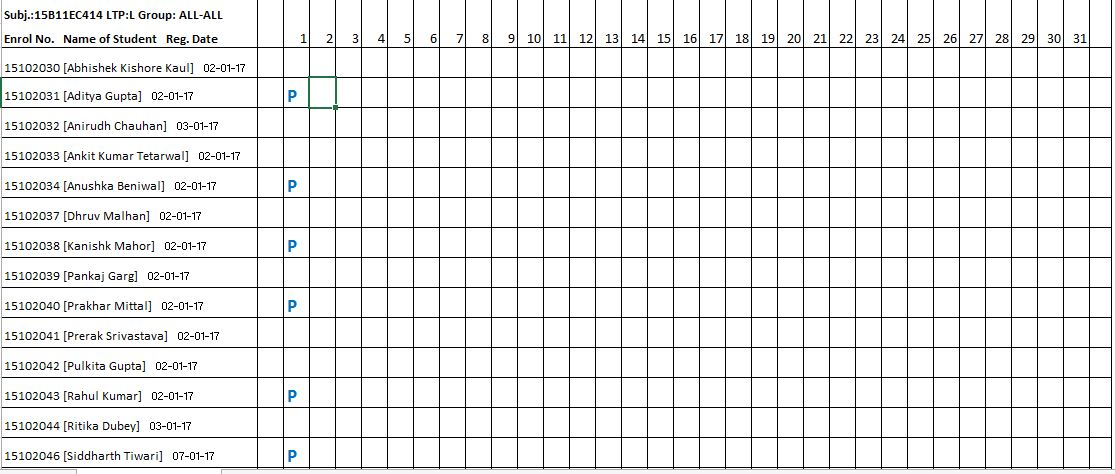
#> input picture midEval2/images/1.JPG, 1115 x 474 px, found by its file name
$ python MAIN7.py   (Python 2 division)
#> lines starting #> are read from the running program, lines starting #| are printed output that depends on the picture; after the words box and inside, x2 and y2 are one past the last pixel; in counts of white or black regions, pixels touching at a corner belong together
import cv2
import numpy as np
# from fpt import four_point_transform
import PyTesser.pytesser as pyt
import Image
 # import pyttsx
#import time

def show(str, im):
    l=len(im.shape)
    if l==3:
        [h,w,x]=im.shape;
    else:
        [h,w,]=im.shape;
    # print h,w
    if h>480 or w>300:
        x=[480.0/h, 300.0/w];
        # print x
        x=max(x)
        if x<1.0:
            im=cv2.resize(im,(0,0),fx=x,fy=x)
    cv2.imshow(str,im);
# [91 lines left out: functions change, order_points, four_point_transform, findRegion, not called in this run]

# [14 lines of commented-out code are left out]

img=cv2.imread('S://Dropbox//PythonSuhrid//Major//midEval2//images//1.JPG');
#> img is the input picture: shape (474, 1115, 3); mean B, G, R 234.4, 234.5, 234.4
# img2=img.copy()
show('Image',img)

gray=cv2.cvtColor(img,cv2.COLOR_BGR2GRAY);
h,w=gray.shape;
#> h = 474; w = 1115
ret,temp=cv2.threshold(gray,127,255,cv2.THRESH_BINARY);
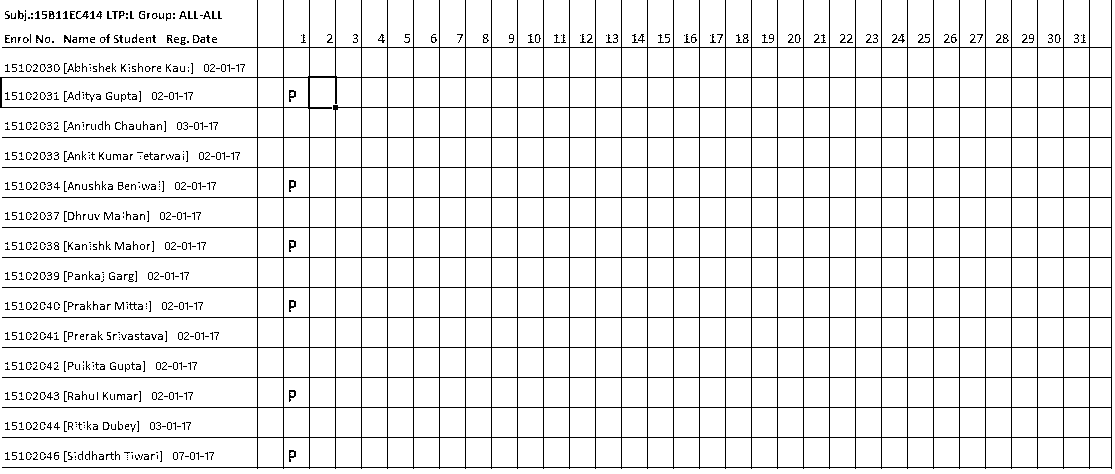
#> temp: shape (474, 1115); 92.2% white; black in thin lines or dots
# temp=abs(255-temp);
# show('Image',temp);

# kernel=np.ones((1,1),dtype=np.uint8);
# temp=cv2.erode(temp,kernel,iterations=1);
show('Image',temp);
cv2.waitKey(0);


# cv2.drawContours(img, contours, -1, (0,255,0), 2)
# show('Image',img);
# cv2.waitKey(0);
temp=abs(255-temp);
#> temp: shape (474, 1115); 7.8% white in thin lines or dots
contours,hier = cv2.findContours(temp.copy(),cv2.RETR_CCOMP,cv2.CHAIN_APPROX_SIMPLE)
#> contours = 1256 contours, 682 with area under 20; largest, box (x1, y1, x2, y2) and area: (0, 0, 1112, 469) 366470, (1, 77, 258, 108) 7678, (309, 77, 362, 138) 2274, (1063, 437, 1090, 468) 778, (1037, 437, 1064, 468) 778
maxIndex=0;maxArea=cv2.contourArea(contours[0]);
#> after `maxArea = cv2.contourArea(contours[0])`: maxArea = 0
for i in range(0,len(contours)):
    r = cv2.boundingRect(contours[i]);
    area=r[2]*r[3];
    # print area
    if area>maxArea:
        maxIndex=i;
        maxArea=area;
#> this loop made 1256 passes
#> (r, area, maxArea) on passes 11, 12, 18, 29, 47: ((151, 454, 4, 6), 24, 24), ((144, 454, 5, 6), 30, 30), ((209, 452, 5, 8), 40, 40), ((106, 452, 8, 8), 64, 64), ((289, 450, 7, 12), 84, 84)
#> (area, maxArea) on passes 691, 795: (108, 108), (521528, 521528)
#> after the loop, maxArea = 521528; maxIndex = 794
maxPt=tuple(contours[maxIndex][0][0])
#> maxPt = (257, 0)
# print maxArea;
# print maxIndex
# print len(contours)
# # print maxPt
# cv2.circle(img,maxPt,1,(0,255,0),thickness=2,lineType=-1);
# # r=cv2.boundingRect(contours[maxIndex])
# cv2.drawContours(img,contours,maxIndex,(255,0,0),3);
# # rects=temp.copy()
# cv2.rectangle(img,(r[0],r[1]),(r[0]+r[2],r[1]+r[3]),(0,0,255),5)
# show('Image',img)
# zeros=np.zeros((gray.shape),dtype=np.uint8);
# cv2.drawContours(zeros,contours,maxIndex,127,3);
# print contours[maxIndex];

mask = np.zeros((h + 2, w + 2), np.uint8)
# Floodfill from point (0, 0)
cv2.floodFill(temp, mask, (tuple(contours[maxIndex][0][0])), 127);
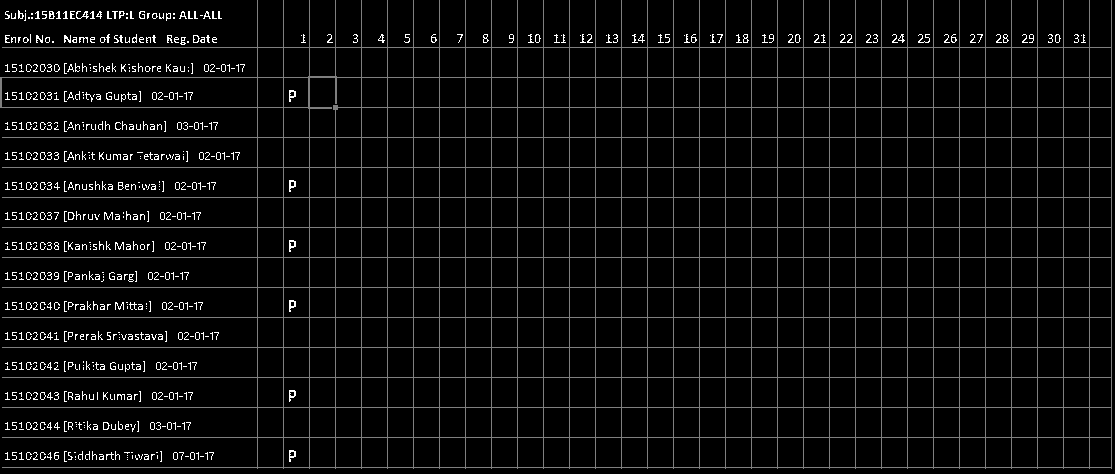
#> temp: shape (474, 1115); min 0, max 255, mean 12
show('Image',temp)
cv2.waitKey(0)

for i in range(0,h):
    for j in range(0,w):
        if temp[i][j]==127:
            temp[i][j]=255;
        else:
            temp[i][j]=0;
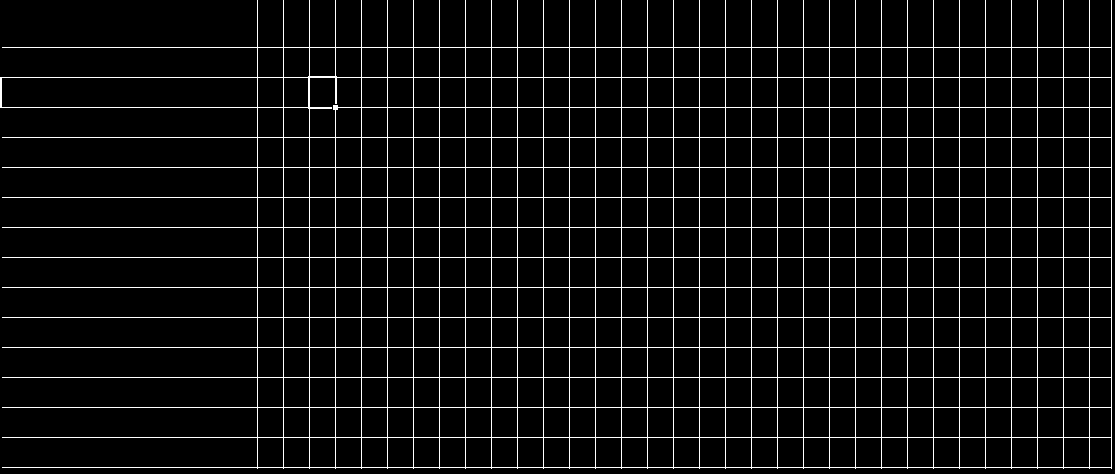
#> temp: shape (474, 1115); 6.1% white in thin lines or dots
temp=abs(255-temp);
#> temp: shape (474, 1115); 93.9% white; black in thin lines or dots
kernel=np.ones((3,3),dtype=np.uint8);
temp=cv2.erode(temp,kernel,iterations=1);
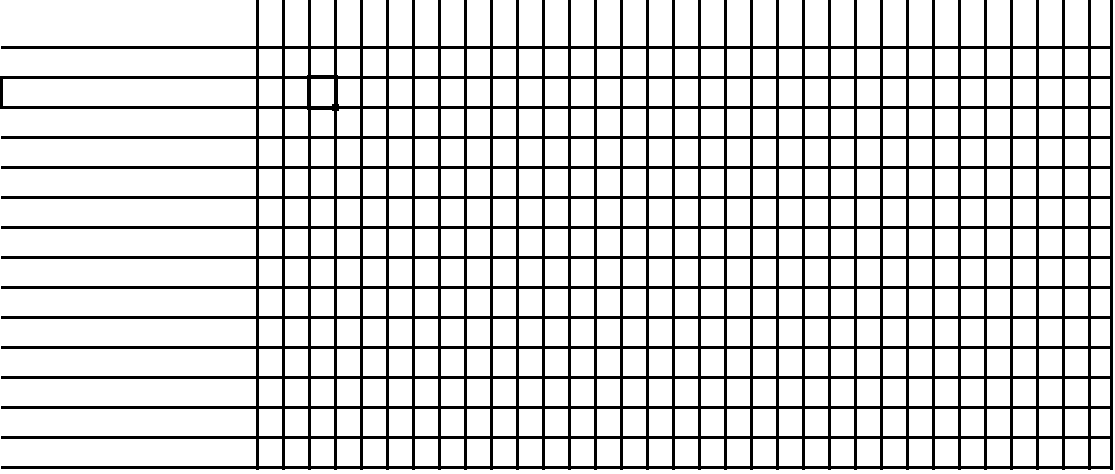
#> temp: shape (474, 1115); 82.3% white; 1 black region

show('Image', temp)
cv2.waitKey(0)

# cv2.drawContours(img, contours, maxIndex, (0, 255, 0), 1);
# for i in range(0,len(contours[maxIndex])):
#     cv2.circle(temp,tuple(contours[maxIndex][i][0]),1,127,thickness=1,lineType=-1);
#     show('Image',temp);
#     cv2.waitKey(0);

contours,hier = cv2.findContours(temp.copy(),cv2.RETR_CCOMP,cv2.CHAIN_APPROX_SIMPLE)
#> contours = 498 contours; largest, box (x1, y1, x2, y2) and area: (0, 0, 1115, 474) 84395, (0, 0, 256, 76) 18106, (3, 79, 256, 106) 6552, (1065, 0, 1088, 46) 990, (1039, 0, 1062, 46) 990
maxIndex=0;maxArea=cv2.contourArea(contours[0]);
#> after `maxArea = cv2.contourArea(contours[0])`: maxArea = 468
for i in range(0,len(contours)):
    r = cv2.boundingRect(contours[i]);
    area=r[2]*r[3];
    # print area
    if area>maxArea:
        maxIndex=i;
        maxArea=area;
#> this loop made 498 passes
#> (r, area, maxArea) on passes 1 to 2: ((1091, 439, 19, 27), 513, 513), ((1065, 439, 23, 27), 621, 621)
#> (area, maxArea) on passes 430, 464: (6831, 6831), (528510, 528510)
#> after the loop, maxArea = 528510; maxIndex = 463
for i in range(0,len(contours)):
    r=cv2.boundingRect(contours[len(contours)-1-i])
    # r=cv2.boundingRect(contours[i]);
    rects=temp.copy()
    # img2=img.copy()
    # cv2.drawContours(img2,contours,maxIndex,(0,255,0),3);
    if i!=len(contours)-1-maxIndex:
        cv2.rectangle(rects,(r[0],r[1]),(r[0]+r[2],r[1]+r[3]),127,5)
        show('Image',rects);
        cv2.waitKey(0);
#> this loop made 498 passes
#> r on passes 1 to 3: (0, 0, 256, 76), (259, 0, 23, 46), (285, 0, 23, 46)
#> pass 1, in show (call 5), `cv2.imshow(str,im);`:
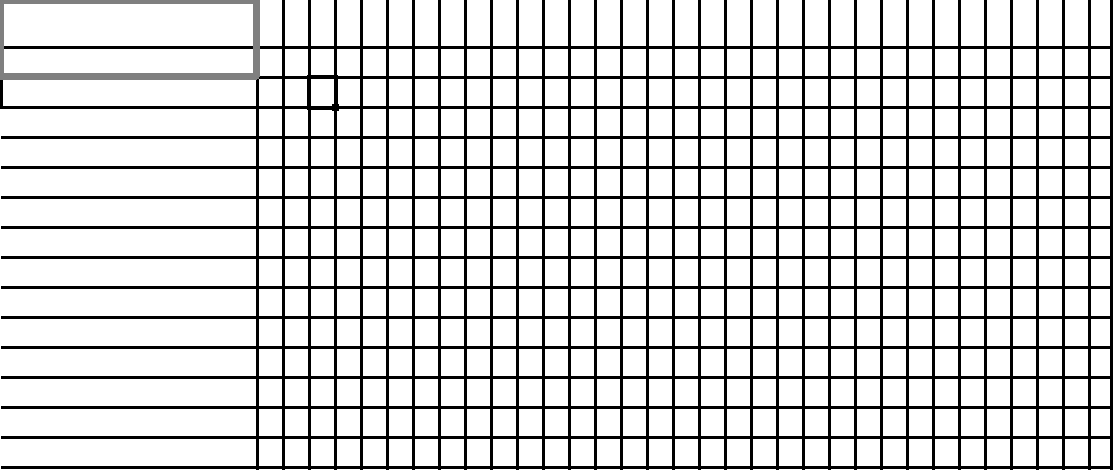
#> window 'Image': shape (474, 1115); min 0, max 255, mean 209.5

# cv2.waitKey(0)
cv2.destroyAllWindows()
exit(0);
#> (the program exits here)
